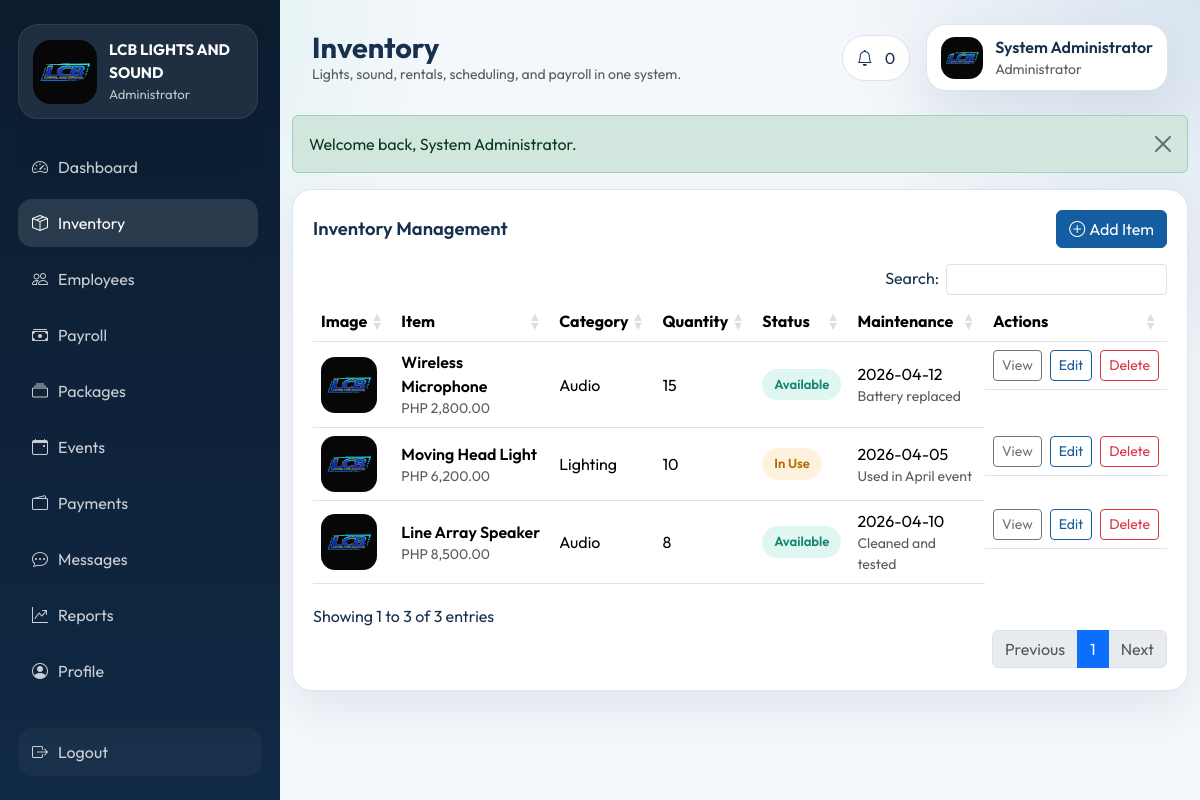
The page /admin/inventory.php (signed in) on the database its author committed.
### tables this page shows
CREATE TABLE inventory_items (
    id INT AUTO_INCREMENT PRIMARY KEY,
    item_name VARCHAR(150) NOT NULL,
    category VARCHAR(100) NOT NULL,
    description TEXT NULL,
    quantity INT NOT NULL DEFAULT 0,
    unit_price DECIMAL(10,2) NOT NULL DEFAULT 0,
    status ENUM('Available', 'In Use', 'Maintenance', 'Damaged') NOT NULL DEFAULT 'Available',
    image_filename VARCHAR(255) NULL,
    last_maintenance_date DATE NULL,
    maintenance_notes TEXT NULL,
    created_by INT NULL,
    created_at TIMESTAMP DEFAULT CURRENT_TIMESTAMP,
    updated_at TIMESTAMP DEFAULT CURRENT_TIMESTAMP ON UPDATE CURRENT_TIMESTAMP,
    FOREIGN KEY (created_by) REFERENCES users(id) ON DELETE SET NULL
);

### config/helpers.php (called while the page is built, shortened)
<?php
function db(): mysqli
{
    global $mysqli;
    return $mysqli;
}
function app_url(string $path = ''): string
{
    return rtrim(BASE_URL, '/') . ($path ? '/' . ltrim($path, '/') : '');
}
function asset_url(string $path): string
{
    return app_url($path);
}
function e(?string $value): string
{
    return htmlspecialchars((string) $value, ENT_QUOTES, 'UTF-8');
}
function get_flash(): ?array
{
    $flash = $_SESSION['flash'];
    return $flash;
}
function current_user(): ?array
{
    return $_SESSION['user'] ?? null;
}
function role_label(string $role): string
{
    return match ($role) {
        ACCOUNT_ADMIN => 'Administrator',
        ACCOUNT_EMPLOYEE => 'Employee',
        ACCOUNT_RENTAL => 'Rental User',
        default => ucfirst($role),
    };
}
function fetch_one(string $sql, string $types = '', array $params = []): ?array
{
    $stmt = db()->prepare($sql);
    if ($types !== '') {
        $stmt->bind_param($types, ...$params);
    }
    $stmt->execute();
    $result = $stmt->get_result()->fetch_assoc();
    return $result ?: null;
}
function fetch_all(string $sql, string $types = '', array $params = []): array
{
    $stmt = db()->prepare($sql);
    $stmt->execute();
    return $stmt->get_result()->fetch_all(MYSQLI_ASSOC);
}
function user_avatar(?string $filename): string
{
    return app_url('assets/img/logo-placeholder.svg');
}
function inventory_image(?string $filename): string
{
    return app_url('assets/img/logo-placeholder.svg');
}
function money(float $value): string
{
    return 'PHP ' . number_format($value, 2);
}

### admin/inventory.php (the view, shortened to what this page needs)
<?php
$items = fetch_all('SELECT * FROM inventory_items ORDER BY id DESC');
$pageTitle = 'Inventory';
$pageKey = 'admin-inventory';
require BASE_PATH . '/partials/layout_top.php';
?>
<div class="content-card">
    <div class="d-flex justify-content-between align-items-center mb-3">
        <div class="section-title">Inventory Management</div>
        <button class="btn btn-primary" data-bs-toggle="modal" data-bs-target="#addItemModal"><i class="bi bi-plus-circle me-1"></i>Add Item</button>
    </div>
    <div class="table-responsive">
        <table class="table datatable align-middle">
            <thead>
                <tr>
                    <th>Image</th>
                    <th>Item</th>
                    <th>Category</th>
                    <th>Quantity</th>
                    <th>Status</th>
                    <th>Maintenance</th>
                    <th>Actions</th>
                </tr>
            </thead>
            <tbody>
            <?php foreach ($items as $item): ?>
                <tr>
                    <td><img class="table-thumb" src="<?= e(inventory_image($item['image_filename'])) ?>" alt=""></td>
                    <td>
                        <div class="fw-semibold"><?= e($item['item_name']) ?></div>
                        <div class="small text-muted"><?= e(money((float) $item['unit_price'])) ?></div>
                    </td>
                    <td><?= e($item['category']) ?></td>
                    <td><?= e((string) $item['quantity']) ?></td>
                    <td><span class="status-pill status-<?= strtolower(str_replace(' ', '-', $item['status'])) ?>"><?= e($item['status']) ?></span></td>
                    <td>
                        <div><?= e($item['last_maintenance_date'] ?? 'N/A') ?></div>
                        <div class="small text-muted"><?= e($item['maintenance_notes'] ?: 'No notes') ?></div>
                    </td>
                    <td class="d-flex gap-2">
                        <button class="btn btn-sm btn-outline-secondary" data-bs-toggle="modal" data-bs-target="#viewItem<?= (int) $item['id'] ?>">View</button>
                        <button class="btn btn-sm btn-outline-primary" data-bs-toggle="modal" data-bs-target="#editItem<?= (int) $item['id'] ?>">Edit</button>
                        <button class="btn btn-sm btn-outline-danger" data-bs-toggle="modal" data-bs-target="#deleteItem<?= (int) $item['id'] ?>">Delete</button>
                    </td>
                </tr>
            <?php endforeach; ?>
            </tbody>
        </table>
    </div>
</div>
<?php require BASE_PATH . '/partials/layout_bottom.php'; ?>

### partials/layout_top.php (shortened to what this page needs)
<?php
require_once BASE_PATH . '/config/app.php';
$user = current_user();
$pageTitle = $pageTitle ?? APP_NAME;
$pageKey = $pageKey ?? '';
$flash = get_flash();
?>
<!DOCTYPE html>
<html lang="en">
<head>
    <link href="https://cdn.jsdelivr.net/npm/bootstrap@5.3.3/dist/css/bootstrap.min.css" rel="stylesheet">
    <link href="https://cdn.jsdelivr.net/npm/bootstrap-icons@1.11.3/font/bootstrap-icons.css" rel="stylesheet">
    <link href="https://cdn.datatables.net/1.13.8/css/dataTables.bootstrap5.min.css" rel="stylesheet">
    <link href="https://cdn.datatables.net/buttons/2.4.2/css/buttons.bootstrap5.min.css" rel="stylesheet">
    <link href="<?= e(asset_url('assets/css/style.css')) ?>" rel="stylesheet">
</head>
<body data-page="<?= e($pageKey) ?>">
<div class="app-shell">
    <?php if ($user): ?>
        <?php require BASE_PATH . '/partials/sidebar.php'; ?>
    <?php endif; ?>
    <main class="app-main <?= $user ? '' : 'app-auth' ?>">
        <?php if ($user): ?>
            <?php require BASE_PATH . '/partials/topbar.php'; ?>
        <?php endif; ?>
        <div class="container-fluid py-4">
            <?php if ($flash): ?>
                <div class="alert alert-<?= e($flash['type']) ?> alert-dismissible fade show">
                    <?= e($flash['message']) ?>
                    <button type="button" class="btn-close" data-bs-dismiss="alert"></button>
                </div>
            <?php endif; ?>

### partials/sidebar.php (shortened to what this page needs)
<?php
$accountType = $user['account_type'] ?? '';
$menus = [
    ACCOUNT_ADMIN => [
        ['Dashboard', 'admin/dashboard.php', 'bi-speedometer2'],
        ['Inventory', 'admin/inventory.php', 'bi-box-seam'],
        ['Employees', 'admin/employees.php', 'bi-people'],
        ['Payroll', 'admin/payroll.php', 'bi-cash-stack'],
        ['Packages', 'admin/packages.php', 'bi-collection'],
        ['Events', 'admin/events.php', 'bi-calendar-event'],
        ['Payments', 'admin/payments.php', 'bi-wallet2'],
        ['Messages', 'admin/messages.php', 'bi-chat-dots'],
        ['Reports', 'admin/reports.php', 'bi-graph-up-arrow'],
        ['Profile', 'profile.php', 'bi-person-circle'],
    ],
    ACCOUNT_EMPLOYEE => [
        ['Dashboard', 'employee/dashboard.php', 'bi-speedometer2'],
        ['Inventory', 'employee/inventory.php', 'bi-box-seam'],
        ['Packages', 'employee/packages.php', 'bi-collection'],
        ['Payroll', 'employee/payroll.php', 'bi-cash-stack'],
        ['Profile', 'profile.php', 'bi-person-circle'],
    ],
    ACCOUNT_RENTAL => [
        ['Dashboard', 'rental/dashboard.php', 'bi-house-door'],
        ['Packages', 'rental/packages.php', 'bi-stars'],
        ['Events', 'rental/events.php', 'bi-calendar-check'],
        ['Profile', 'profile.php', 'bi-person-circle'],
    ],
];
?>
<aside class="sidebar">
    <div class="sidebar-content">
        <div class="brand-card">
            <img src="<?= e(app_url('assets/img/logo-placeholder.svg')) ?>" alt="LCB logo" class="brand-logo">
            <div>
                <div class="brand-name">LCB LIGHTS AND SOUND</div>
                <div class="brand-role"><?= e(role_label($accountType)) ?></div>
            </div>
        </div>
        <nav class="nav flex-column mt-4 gap-2">
            <?php foreach ($menus[$accountType] ?? [] as [$label, $path, $icon]): ?>
                <a class="nav-link sidebar-link <?= str_contains($_SERVER['PHP_SELF'], basename($path)) ? 'active' : '' ?>" href="<?= e(app_url($path)) ?>">
                    <i class="bi <?= e($icon) ?>"></i>
                    <span><?= e($label) ?></span>
                </a>
            <?php endforeach; ?>
        </nav>
    </div>
    <a class="nav-link sidebar-link sidebar-logout" href="<?= e(app_url('auth/logout.php')) ?>">
        <i class="bi bi-box-arrow-right"></i>
        <span>Logout</span>
    </a>
</aside>

### partials/topbar.php (shortened to what this page needs)
<?php
$notificationCount = 0;
if ($user) {
    $row = fetch_one('SELECT COUNT(*) AS total FROM notifications WHERE user_id = ? AND is_read = 0', 'i', [(int) $user['id']]);
    $notificationCount = (int) ($row['total'] ?? 0);
}
?>
<div class="topbar">
    <div>
        <h1 class="topbar-title"><?= e($pageTitle) ?></h1>
        <div class="text-muted small">Lights, sound, rentals, scheduling, and payroll in one system.</div>
    </div>
    <div class="topbar-actions">
        <div class="notification-pill">
            <i class="bi bi-bell"></i>
            <span><?= $notificationCount ?></span>
        </div>
        <div class="user-chip">
            <img src="<?= e(user_avatar($user['profile_image'] ?? null)) ?>" alt="Profile">
            <div>
                <div class="fw-semibold"><?= e($user['full_name'] ?? $user['username']) ?></div>
                <div class="small text-muted"><?= e($user['employee_role'] ?? role_label($user['account_type'])) ?></div>
            </div>
        </div>
    </div>
</div>

### partials/layout_bottom.php (shortened to what this page needs)
        </div>
    </main>
</div>
</body>
</html>

### assets/css/style.css (style rules this page uses)
:root { --bg: #f4f7fb; --surface: #ffffff; --surface-alt: #0c1c2f; --text: #17304d; --muted: #6e8097; --primary: #145da0; --accent: #1fbf9f; --warning: #f39c12; --danger: #d64545; --border: #dbe4ef; --shadow: 0 18px 50px rgba(8, 31, 61, 0.08); }
* { box-sizing: border-box; }
body { margin: 0; background: radial-gradient(circle at top left, rgba(31, 191, 159, 0.16), transparent 30%), radial-gradient(circle at top right, rgba(20, 93, 160, 0.12), transparent 25%), var(--bg); color: var(--text); font-family: 'Outfit', sans-serif; }
.app-shell { display: flex; min-height: 100vh; }
.sidebar { width: 280px; background: linear-gradient(180deg, #0c1c2f 0%, #102944 100%); color: #fff; padding: 24px 18px; display: flex; flex-direction: column; position: sticky; top: 0; height: 100vh; overflow-y: auto; gap: 18px; scrollbar-width: none; }
.sidebar-content { display: flex; flex-direction: column; flex: 1 1 auto; min-height: 0; overflow-y: auto; padding-right: 4px; scrollbar-width: none; }
.sidebar .nav { flex: 1 1 auto; }
.brand-card, .user-chip, .stats-card, .content-card, .mini-card, .auth-card, .calendar-card { background: var(--surface); border: 1px solid var(--border); border-radius: 20px; box-shadow: var(--shadow); }
.brand-card { background: rgba(255, 255, 255, 0.08); border-color: rgba(255, 255, 255, 0.08); display: flex; gap: 12px; align-items: center; padding: 14px; }
.brand-logo { width: 64px; height: 64px; border-radius: 18px; }
.brand-name { font-weight: 700; font-size: 0.95rem; }
.brand-role { color: rgba(255, 255, 255, 0.72); font-size: 0.82rem; }
.sidebar-link { border-radius: 14px; padding: 12px 14px; color: rgba(255, 255, 255, 0.78); display: flex; align-items: center; gap: 10px; }
.sidebar-link.active, .sidebar-link:hover { background: rgba(255, 255, 255, 0.12); color: #fff; }
.sidebar-logout { margin-top: auto; flex-shrink: 0; background: rgba(255, 255, 255, 0.04); }
.app-main { flex: 1; min-width: 0; overflow-x: hidden; }
.topbar { padding: 24px 32px 0; display: flex; justify-content: space-between; gap: 16px; align-items: center; flex-wrap: wrap; }
.topbar-title { margin: 0; font-size: 1.8rem; font-weight: 700; }
.topbar-actions { display: flex; gap: 16px; align-items: center; }
.notification-pill, .user-chip { padding: 10px 14px; display: flex; gap: 12px; align-items: center; }
.notification-pill { background: var(--surface); border: 1px solid var(--border); border-radius: 999px; }
.user-chip img { width: 42px; height: 42px; border-radius: 14px; object-fit: cover; }
.stats-card, .content-card, .mini-card, .calendar-card { padding: 20px; }
.section-title { font-size: 1.15rem; font-weight: 600; }
.table-thumb { width: 56px; height: 56px; object-fit: cover; border-radius: 14px; }
.status-pill { display: inline-flex; align-items: center; border-radius: 999px; padding: 6px 12px; font-size: 0.82rem; font-weight: 600; }
.status-available, .status-approved, .status-paid, .status-completed { background: rgba(31, 191, 159, 0.14); color: #16856e; }
.status-in-use, .status-pending, .status-partial, .status-unavailable { background: rgba(243, 156, 18, 0.14); color: #af6f05; }
.container-fluid, .row, .content-card, .calendar-card, .stats-card { min-width: 0; }
.btn-primary { background: var(--primary); border-color: var(--primary); }
.btn-outline-primary { color: var(--primary); border-color: var(--primary); }

### rows shown on the page
inventory_items: item_name "Wireless Microphone", unit_price "PHP 2,800.00", category "Audio", quantity "15", status "Available", last_maintenance_date "2026-04-12", maintenance_notes "Battery replaced"
inventory_items: item_name "Moving Head Light", unit_price "PHP 6,200.00", category "Lighting", quantity "10", status "In Use", last_maintenance_date "2026-04-05", maintenance_notes "Used in April event"
inventory_items: item_name "Line Array Speaker", unit_price "PHP 8,500.00", category "Audio", quantity "8", status "Available", last_maintenance_date "2026-04-10", maintenance_notes "Cleaned and tested"

### other values the page prints
role_label($accountType) "Administrator"
$label "Dashboard"
$label "Inventory"
$label "Employees"
$label "Payroll"
$label "Packages"
$label "Events"
$label "Payments"
$label "Messages"
$label "Reports"
$label "Profile"
$pageTitle "Inventory"
$notificationCount "0"
$user['full_name'] "System Administrator"
$user['employee_role'] "Administrator"
